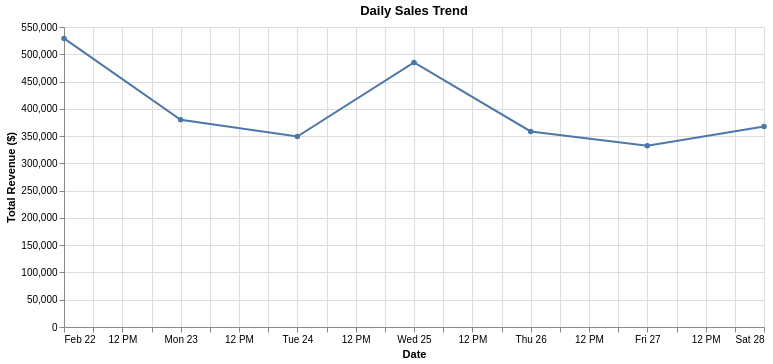

Source (notebook cell):
### Code cell
# 6. VISUALIZATION 4: DAILY SALES TREND (Line Chart with Points)
# ============================================================================


df['date'] = df['at'].dt.date.astype(str)

# Aggregate data: sum total revenue for each date
daily_sales_df = df.groupby('date')['total'].sum().reset_index()

# Create line chart with points showing daily sales trend over time
sales_over_time = alt.Chart(daily_sales_df).mark_line(point=True).encode(
    x=alt.X('date:T', title='Date'),
    y=alt.Y('total:Q', title='Total Revenue ($)'),
    tooltip=[
        alt.Tooltip('date:T', title='Date'),
        alt.Tooltip('total:Q', format='$,.2f', title='Revenue')
    ]
).properties(
    title='Daily Sales Trend',
    width=700,
    height=300
)
sales_over_time

### Figure 1 — Vega-Lite specification as saved in the notebook (floating-point values rounded to 4 significant figures)
{"config": {"view": {"continuousWidth": 300, "continuousHeight": 300}}, "data": {"name": "data-dcf664d922d3f6add3deb92dbc28ea1c"}, "mark": {"type": "line", "point": true}, "encoding": {"tooltip": [{"field": "date", "title": "Date", "type": "temporal"}, {"field": "total", "format": "$,.2f", "title": "Revenue", "type": "quantitative"}], "x": {"field": "date", "title": "Date", "type": "temporal"}, "y": {"field": "total", "title": "Total Revenue ($)", "type": "quantitative"}}, "height": 300, "title": "Daily Sales Trend", "width": 700, "$schema": "https://vega.github.io/schema/vega-lite/v6.1.0.json", "datasets": {"data-dcf664d922d3f6add3deb92dbc28ea1c": [{"date": "2026-02-22", "total": 529100.0}, {"date": "2026-02-23", "total": 379800.0}, {"date": "2026-02-24", "total": 349100.0}, {"date": "2026-02-25", "total": 485000.0}, {"date": "2026-02-26", "total": 358500.0}, {"date": "2026-02-27", "total": 332300.0}, {"date": "2026-02-28", "total": 367600.0}]}}
